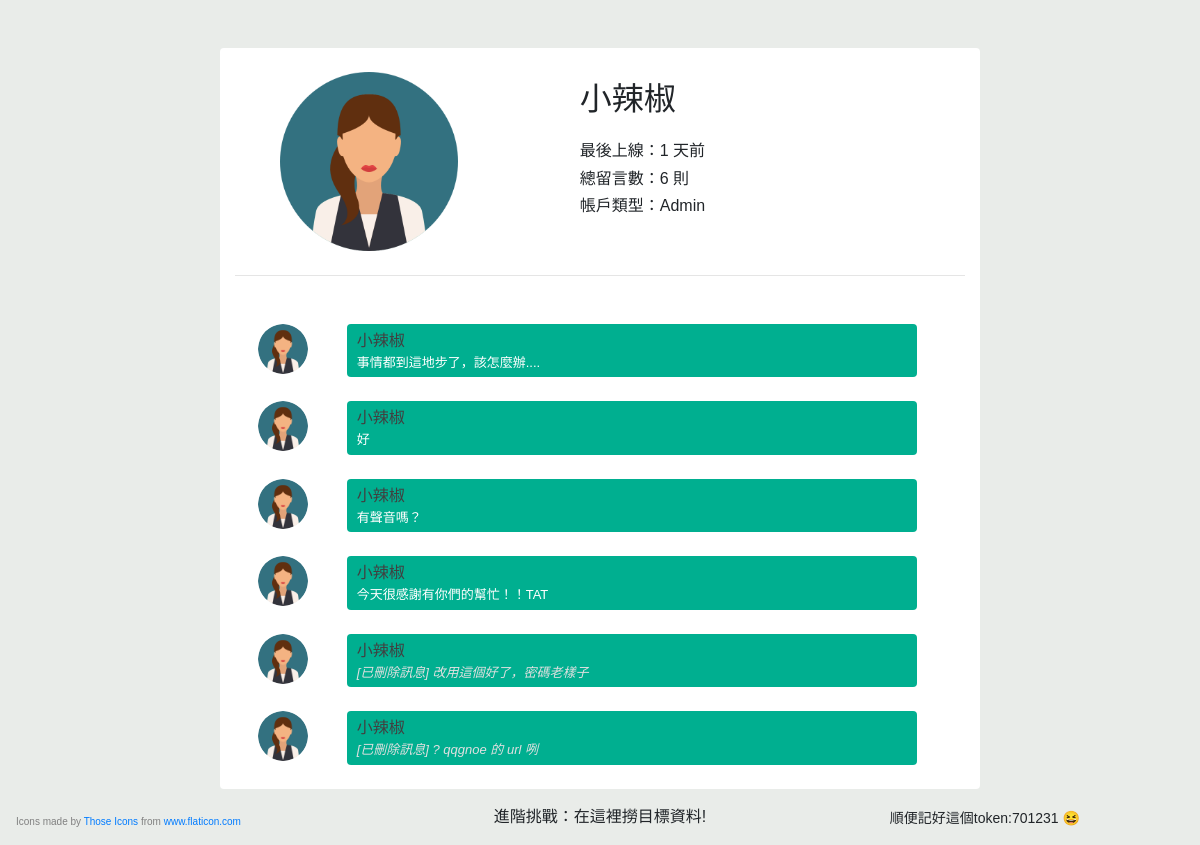
The page /profile.php?name=小辣椒 (signed in) on the database its author committed.
### tables this page shows
CREATE TABLE users (username VARCHAR(50), password CHAR(15), icon CHAR(15),
                         account_type INT, last_active INT);

CREATE TABLE message (isMessage BOOL, deleted BOOL, name VARCHAR(50), time INT,
                           call_duration CHAR(11), msg TEXT);

### src/profile.php (the view, shortened to what this page needs)
<?php
require_once('config.php');
?>
<!doctype html>
<html lang="en">
  <head>
    <link rel="stylesheet" href="https://maxcdn.bootstrapcdn.com/bootstrap/4.0.0-beta.3/css/bootstrap.min.css">
    <link rel="stylesheet" href="https://maxcdn.bootstrapcdn.com/font-awesome/4.7.0/css/font-awesome.min.css">
    <link rel="stylesheet" href="style/chat.css">
  </head>
  <body>
  <div class="container">
    <div class="row mt-5">
      <div class="col-md-8 offset-md-2 col-sm-8 offset-sm-2 col-12 comments-main pt-4 rounded">
        <?php
          function show_meta_info($name, $info, $msg_num) {
            ?>
          <div class="row profile mb-4">
            <div class="col-md-4 col-sm-4 col-4 text-center">
              <img src="res/<?= $info['icon']?>" />
            </div>
            <div class="col-md-8 col-sm-8 col-8 rounded info-box mb-2">
              <h2><?= $name?></h2>
              <h6>最後上線：<?= $info['last_active']?> 天前</h6>
              <h6>總留言數：<?= $msg_num?> 則</h6>
              <h6>帳戶類型：<?= $GLOBALS['ac_type']?></h6>
            </div>
          </div>
          <hr>
            <?php
          }
          function show_message($row, $icon) {
            if ($row['deleted'] !== '1') {
              $message = $row['msg'];
            } else {
              $message = '[已刪除訊息] ';
              if ($_SESSION['username'] === $row['name']) {
                $message = $message . $row['msg'];
              }
              $message = '<span class="deleted">' . $message . '</span>';
            }
            ?>
        <ul class="p-0">
          <li>
            <div class="row comments mb-2">
              <div class="col-md-2 col-sm-2 col-3 text-center user-img">
                <img id="profile-photo" src="res/<?= $icon?>" class="rounded-circle" />
              </div>
              <div class="col-md-9 col-sm-9 col-9 comment rounded mb-2">
                <h4 class="m-0"><a href="profile.php?name=<?= $row['name']?>"><?= $row['name']?></a></h4>
                <p class="mb-0 text-white"><?= $message?></p>
              </div>
            </div>
          </li>
        </ul>
            <?php
          }
          function gen_token() {
            $a = ord(session_id()[0]) % 8;
            return $a . strtoupper(substr(session_id(), -10, 4)) . (8 - $a);
          }
          if (isset($_GET['name'])) {
            $name = $_GET['name'];
            $sql = "SELECT icon, account_type, last_active FROM chat.users WHERE username = ?";
            $stmt = mysqli_prepare($conn, $sql);
            mysqli_stmt_bind_param($stmt, 's', $name);
            mysqli_stmt_execute($stmt);
            $result = mysqli_stmt_get_result($stmt);
            $info = mysqli_fetch_assoc($result);
            $result = mysqli_query($conn, "SELECT * FROM chat.message WHERE name = '$name'");
            show_meta_info($name, $info, mysqli_num_rows($result));
            while ($row = mysqli_fetch_assoc($result)) {
              show_message($row, $info['icon']);
            }
          }
        ?>
      </div>
    <?php if ($GLOBALS['ac_type'] == 'Admin'): ?>
      <p class="token">順便記好這個token:<?= gen_token()?> 😆</p>
      </div>
      <p class="mt-3" style="text-align: center;">進階挑戰：在這裡撈目標資料!</p>
    <?php else: ?>
      </div>
    <?php endif; ?>
  </div>
  <p class="ml-3 footer">Icons made by <a href="https://www.flaticon.com/authors/those-icons" title="Those Icons">Those Icons</a> from <a href="https://www.flaticon.com/" title="Flaticon"> www.flaticon.com</a></p>
  </body>
</html>

### src/style/chat.css (style rules this page uses)
body { font-family: 'Raleway', sans-serif; background: #E9ECE9; }
.comments-main { background: #FFF; }
.comments-main ul li { list-style: none; }
.comments .comment { padding: 5px 10px; background: #00AF90; }
.comments .user-img img { width: 50px; height: 50px; }
.comments .comment h4 { display: inline-block; font-size: 16px; }
.comments .comment h4 a { color: #404040; text-decoration: none; }
.comments .comment p { font-size: 13px; }
.comments .comment .deleted { color: #e0e0e0; font-style: italic; }
.profile img { padding-left: 20%; width: 100%; }
.info-box { padding-left: 14%; padding-top: 1%; }
.info-box h2 { padding-bottom: 4%; }
.token { position: fixed; bottom: 0; right: 10%; font-size: 14px; }
.footer { bottom: 0; position: fixed; font-size: 10px; color: gray; }

### rows shown on the page
users: icon (picture), last_active "1"
message: users.icon (picture), name "小辣椒", msg "事情都到這地步了，該怎麼辦...."
message: users.icon (picture), name "小辣椒", msg "好"
message: users.icon (picture), name "小辣椒", msg "有聲音嗎？"
message: users.icon (picture), name "小辣椒", msg "今天很感謝有你們的幫忙！！TAT"
message: users.icon (picture), name "小辣椒", message "[已刪除訊息] 改用這個好了，密碼老樣子"
message: users.icon (picture), name "小辣椒", message "[已刪除訊息] ? qqgnoe 的 url 咧"

### other values the page prints
$name "小辣椒"
$msg_num "6"
$GLOBALS['ac_type'] "Admin"
gen_token() "701231"
